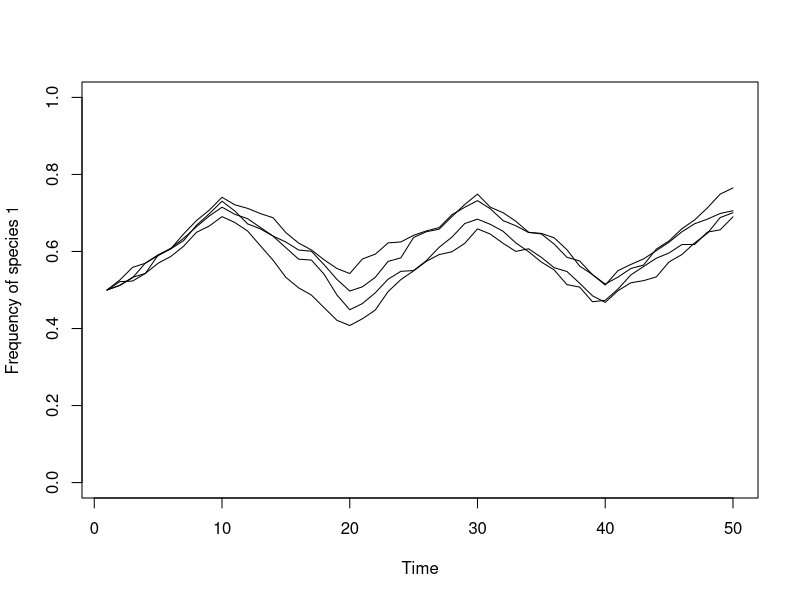

Recreate this plot in R.
# Code for temporally fluctuating selection

num.sims <- 5 # number of independent simulations to run
num.years <- 50
freq.1.mat <- matrix(nrow = num.sims, ncol = num.years)

for (j in 1:num.sims) {

J <- 4000
init.1 <- 0.5*J
COM <- vector(length = J)
COM[1:init.1] <- 1; COM[(init.1+1):J] <- 2

year <- 2

# set fitness ratios in each year
f20 <- c(1.1,1.1,1.1,1.1,1.1,1.1,1.1,1.1,1.1,1.1,1/1.1,1/1.1,1/1.1,1/1.1,1/1.1,1/1.1,1/1.1,1/1.1,1/1.1,1/1.1)
fit.ratios <- f20
for (x in 1:(num.years/20)) {
	fit.ratios <- c(fit.ratios,f20)
}

freq.dep <- 0

freq.1.mat[j,1] <- sum(COM==1)/J

for (i in 1:(J*(num.years-1))) {

freq.1 <- sum(COM==1)/J; freq.2 <- 1 - freq.1
fit.ratio <- fit.ratios[year]
Pr.1 <- fit.ratio*freq.1/(fit.ratio*freq.1 + freq.2)
COM[ceiling(J*runif(1))] <- sample(c(1,2), 1, prob=c(Pr.1,1-Pr.1))
      
if (i %% J == 0) {
	freq.1.mat[j,year] <- sum(COM==1)/J
	year <- year + 1
}
}
}

plot(1:num.years, freq.1.mat[1,], type="l", xlab="Time", 
ylab="Frequency of species 1", ylim=c(0,1))
for (i in 2:(num.sims-1)) {
lines(1:num.years,freq.1.mat[i,], type="l", ylim=c(0,1))
}
